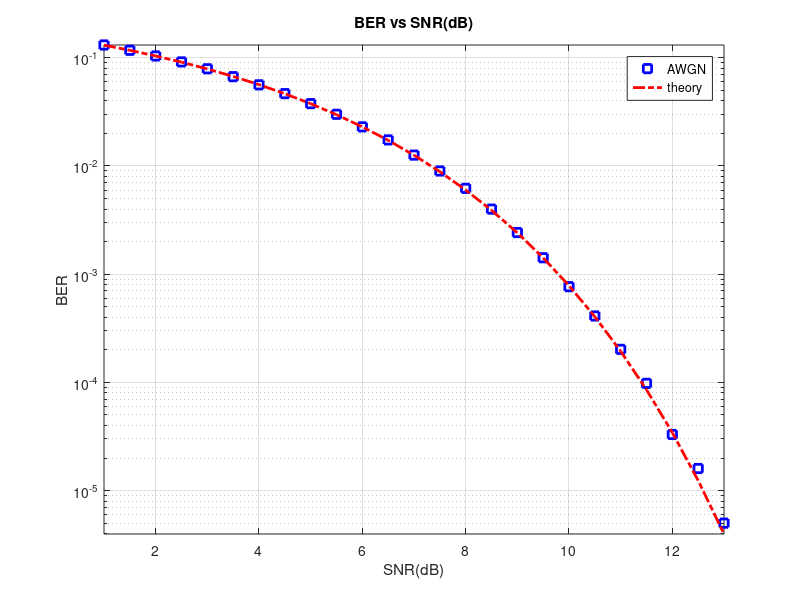

Source code (MATLAB):
close all;
clear all;
rng('shuffle');

SNRdB=[1:.5:13];
blocklength=1000000;
bits=randi([0,1],[1,blocklength]);
BER=zeros(size(SNRdB));
SNR=zeros(size(SNRdB));
ChNoise=[randn(1,blocklength) + j*randn(1,blocklength)];
    
    for k=1:length(SNRdB)
     bits=randi([0,1],[1,blocklength]);
        SNR=10^(SNRdB(k)/10);
        Txbits=sqrt(SNR)*(2*bits-1);
        Rxbits=Txbits+ChNoise;
        decodedbits=((real(Rxbits))>=0);
        BER(k)=sum(decodedbits~=bits)/blocklength;
    end
semilogy(SNRdB,BER,'b s','linewidth',2.0);
hold on
semilogy(SNRdB,qfunc(sqrt(10.^(SNRdB/10))),'r-.','linewidth',2.0);
axis tight
grid on
legend('AWGN','theory');
xlabel('SNR(dB)');
ylabel('BER');
title('BER vs SNR(dB)')
